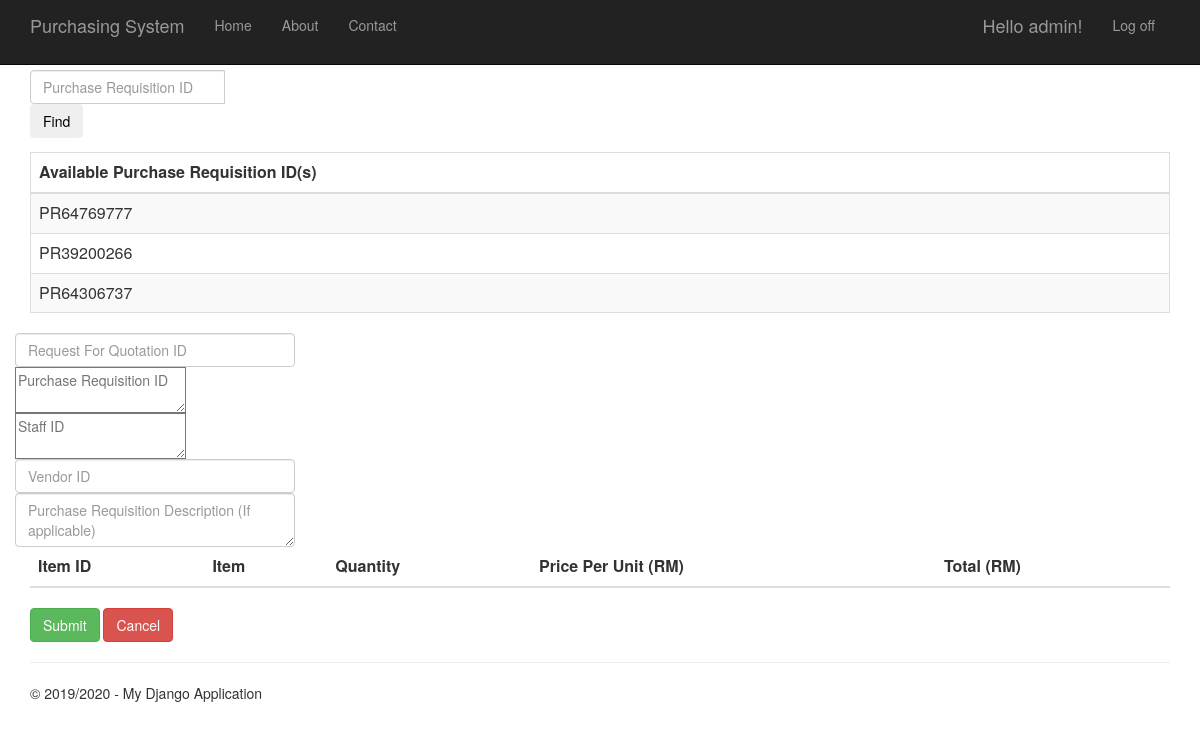
The page /requestforquotationform (signed in) on the database its author committed.
### PurchaseRequisition/models.py (models this page shows, shortened)
class PurchaseRequisition(models.Model):
    pr_id= models.CharField(max_length=10, primary_key=True) #takes character
    description= models.TextField(null=True,default=None, blank=True)
    time_created= models.DateTimeField()
    total_price= models.DecimalField(max_digits=10, decimal_places=2, default=Decimal('0.00'))
    status= models.TextField(max_length=10, default="Pending")
    person_id = models.ForeignKey(Person)

### RequestForQuotation/views.py (the view)
# urls.py: url(r'^requestforquotationform$', RequestForQuotation.views.requestforquotationform, name="request_for_quotation_form"),
@login_required
def requestforquotationform(request):
    requisitionPurchase = PurchaseRequisition.objects.all()
    for r in requisitionPurchase:
        if RequestForQuotation.objects.filter(purchase_requisition_id_id = r.pr_id).count() != 0:
            requisitionPurchase = requisitionPurchase.exclude(pr_id=r.pr_id)
    context = {
            'rfqrows': requisitionPurchase,
            'title':'Request For Quotation Form',
            'year':'2019/2020'
        }
    context['user'] = request.user
    return render(request,'RequestForQuotation/requestforquotationform.html',context)

### RequestForQuotation/templates/RequestForQuotation/requestforquotationform.html (shortened to what this page needs)
﻿{% extends "app/layout.html" %}
{% block content %}
<div class="formpurchaseorder margintop" >
    <form class="quotationfind" action="fillingrequestforquotation" method="get">
        <div class="input-group mb-3">
          <input type="text" class="form-control" name="pr_id" placeholder="Purchase Requisition ID" aria-label="Purchase Requisition ID"
            aria-describedby="button-addon2">
          <div class="input-group-append">
           <button type="submit" class="btn btn-outline-info btn-hover btn-rounded waves-effect">Find</button>
          </div>
        </div>
    </form>
    {% if rfqrows.count > 0 %}
    <div class="table-wrapper-scroll-y">
        <table class="table table-bordered table-striped mb-0">
            <thead>
                 <tr>
                    <th scope="col">Available Purchase Requisition ID(s)</th>
                 </tr>
            </thead>
            <tbody>
            {% for r in rfqrows %}
                <tr>
                    <td>{{r.pr_id}}</td>
                </tr>
            {% endfor %}
            </tbody>
        </table>
    </div>
    {% endif %}
    <form class="purchaseordersubmission" action="requestforquotationconfirmation" method="POST">
        <div class="row margintop">
            <div class="col">
                <input type="text" class="form-control" name="request_for_quotation_id" value="{{request_for_quotation_id}}" placeholder="Request For Quotation ID">
            </div>
            <div class="col">
                <textarea type="text" class="poform-control" name="purchase_requisition_id" placeholder="Purchase Requisition ID">{{purchase_requisition_id}}</textarea>
            </div>
            <div class="col">
                <textarea type="text" class="poform-control" name="staff_id" placeholder="Staff ID">{{staff_id}}</textarea>
            </div>
            <div class="col">
                <input type="text" class="form-control" name="vendor_id" placeholder="Vendor ID">
            </div>
        </div>
        <div class="row margintop">
            <div class="col">
                <textarea type="text" class="form-control" name="description" id="description" placeholder="Purchase Requisition Description (If applicable)"></textarea>
            </div>
        </div>
        <table class="table table-striped margintop" name="items" id="items">
            <thead>
                <tr>
                    <th scope="col">Item ID</th>
                    <th scope="col">Item</th>
                    <th scope="col">Quantity</th>
                    <th scope="col">Price Per Unit (RM)</th>
                    <th scope="col">Total (RM)</th>
                </tr>
            </thead>
        </table>
        <div class="margintop">
            <button type="submit" class="btn btn-success btn-square buttonsize">Submit</button>
            <a class="btn btn-danger btn-square buttonsize" href="/menu">Cancel</a>
        </div>
    </form>
</div>
{% endblock %}

### app/templates/app/loginpartial.html (shortened to what this page needs)
{% if user.is_authenticated %}
<form id="logoutForm" action="/logout" method="post" class="navbar-right">
    <ul class="nav navbar-nav navbar-right">
        <li><span class="navbar-brand">Hello {{ user.username }}!</span></li>
        <li><a href="javascript:document.getElementById('logoutForm').submit()">Log off</a></li>
    </ul>
</form>
{% else %}
<ul class="nav navbar-nav navbar-right">
    <li><a href="{% url 'login' %}">Log in</a></li>
</ul>
{% endif %}

### app/static/app/content/site.css (style rules this page uses)
body { padding-top: 50px; padding-bottom: 20px; }
input, select, textarea { max-width: 280px; }

### rows shown on the page
PurchaseRequisition: pr_id "PR64769777"
PurchaseRequisition: pr_id "PR39200266"
PurchaseRequisition: pr_id "PR64306737"

### other values the page prints
{{ user.username }} "admin"
{{ year }} "2019/2020"
